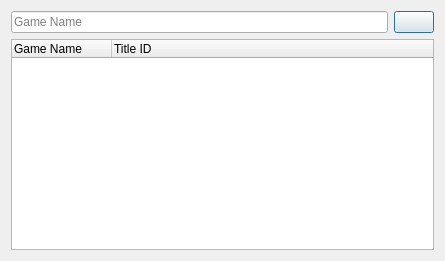
<?xml version="1.0" encoding="UTF-8"?>
<ui version="4.0">
 <class>TitleIdFinderDialog</class>
 <widget class="QDialog" name="TitleIdFinderDialog">
  <property name="geometry">
   <rect>
    <x>0</x>
    <y>0</y>
    <width>445</width>
    <height>261</height>
   </rect>
  </property>
  <property name="minimumSize">
   <size>
    <width>438</width>
    <height>260</height>
   </size>
  </property>
  <property name="windowTitle">
   <string>Title ID Finder</string>
  </property>
  <property name="windowIcon">
   <iconset resource="Resources.qrc">
    <normaloff>:/Images/Leaner24.png</normaloff>:/Images/Leaner24.png</iconset>
  </property>
  <layout class="QVBoxLayout" name="verticalLayout">
   <item>
    <layout class="QHBoxLayout" name="horizontalLayout" stretch="9,0">
     <item>
      <widget class="QLineEdit" name="lineEdit">
       <property name="placeholderText">
        <string>Game Name</string>
       </property>
      </widget>
     </item>
     <item>
      <widget class="QPushButton" name="pushButton">
       <property name="text">
        <string/>
       </property>
       <property name="icon">
        <iconset resource="Resources.qrc">
         <normaloff>:/Images/go.png</normaloff>:/Images/go.png</iconset>
       </property>
       <property name="iconSize">
        <size>
         <width>17</width>
         <height>17</height>
        </size>
       </property>
      </widget>
     </item>
    </layout>
   </item>
   <item>
    <widget class="QTreeWidget" name="treeWidget">
     <property name="editTriggers">
      <set>QAbstractItemView::NoEditTriggers</set>
     </property>
     <property name="dragDropMode">
      <enum>QAbstractItemView::NoDragDrop</enum>
     </property>
     <property name="alternatingRowColors">
      <bool>true</bool>
     </property>
     <column>
      <property name="text">
       <string>Game Name</string>
      </property>
     </column>
     <column>
      <property name="text">
       <string>Title ID</string>
      </property>
     </column>
    </widget>
   </item>
  </layout>
 </widget>
 <resources>
  <include location="Resources.qrc"/>
 </resources>
 <connections/>
</ui>
